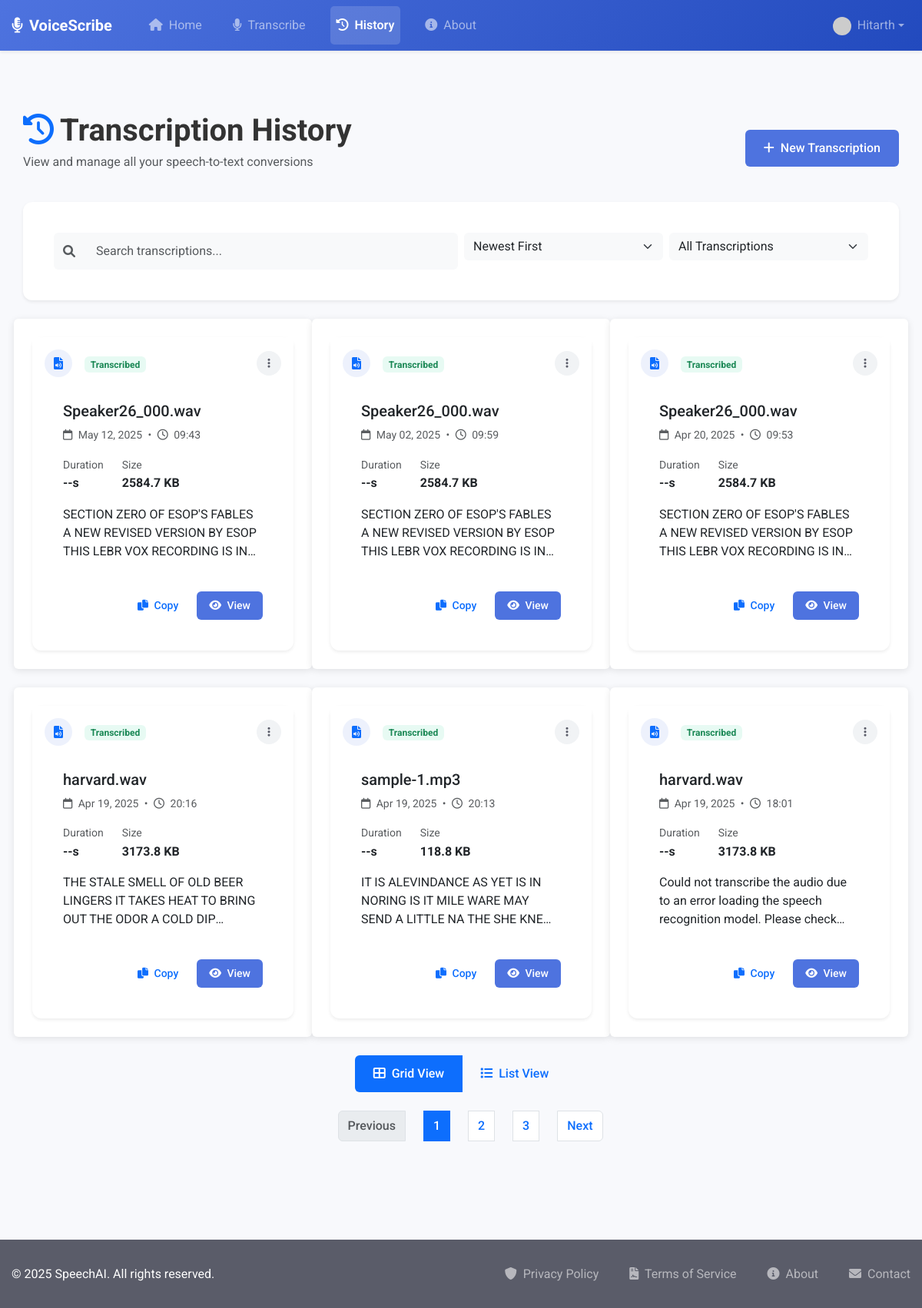
Screenshot of /history (signed in) with the database file from the repository.
### app/models/user.py (models this page shows, shortened)
class User(db.Model, UserMixin):
    __tablename__ = 'users'
    id = db.Column(db.Integer, primary_key=True)
    username = db.Column(db.String(80), unique=True, nullable=False, index=True)
    email = db.Column(db.String(120), unique=True, nullable=False, index=True)
    password_hash = db.Column(db.String(128), nullable=False)
    created_at = db.Column(db.DateTime, default=datetime.utcnow)
    last_login = db.Column(db.DateTime, nullable=True)
    is_active = db.Column(db.Boolean, default=True)
    recordings = db.relationship('Recording', backref='user', lazy='dynamic', cascade='all, delete-orphan')

### app/models/recording.py (models this page shows, shortened)
class Recording(db.Model):
    __tablename__ = 'recordings'
    id = db.Column(db.Integer, primary_key=True)
    filename = db.Column(db.String(255), nullable=False)
    text = db.Column(db.Text, nullable=True)  # Original text field
    transcription = db.Column(db.Text, nullable=True)  # New transcription field
    timestamp = db.Column(db.DateTime, default=datetime.utcnow)
    created_at = db.Column(db.DateTime, default=datetime.utcnow)  # Added for compatibility
    duration = db.Column(db.Float, nullable=True)  # Duration in seconds
    file_size = db.Column(db.Integer, nullable=True)  # Size in bytes
    original_filename = db.Column(db.String(255), nullable=True)  # Added for compatibility
    display_name = db.Column(db.String(255), nullable=True)  # Custom name field
    user_id = db.Column(db.Integer, db.ForeignKey('users.id'), nullable=False)

### app/routes/main.py (the view)
@main_bp.route('/history')
@login_required
def history():
    recordings = Recording.query.filter_by(user_id=current_user.id) \
        .order_by(Recording.timestamp.desc()) \
        .all()
    return render_template('dashboard/history.html', recordings=recordings)

### app/templates/dashboard/history.html (shortened to what this page needs)
{% extends 'base.html' %}
{% block content %}
<div class="container py-5">
    <div class="row mb-4">
        <div class="col">
            <h1 class="fw-bold display-6 mb-1">
                <i class="fas fa-history text-primary me-2"></i>Transcription History
            </h1>
            <p class="text-muted">View and manage all your speech-to-text conversions</p>
        </div>
        <div class="col-auto d-flex align-items-center">
            <a href="{{ url_for('transcribe.index') }}" class="btn btn-primary">
                <i class="fas fa-plus me-2"></i>New Transcription
            </a>
        </div>
    </div>
    <div class="card shadow-sm border-0 rounded-4 mb-4">
        <div class="card-body p-3">
            <div class="row g-2">
                <div class="col-md-6">
                    <div class="input-group">
                        <span class="input-group-text bg-light border-0">
                            <i class="fas fa-search text-muted"></i>
                        </span>
                        <input type="text" id="searchInput" class="form-control bg-light border-0" placeholder="Search transcriptions...">
                    </div>
                </div>
                <div class="col-md-3">
                    <select class="form-select bg-light border-0" id="sortSelect">
                        <option value="newest">Newest First</option>
                    </select>
                </div>
                <div class="col-md-3">
                    <select class="form-select bg-light border-0" id="filterSelect">
                        <option value="all">All Transcriptions</option>
                    </select>
                </div>
            </div>
        </div>
    </div>
    {% if recordings %}
    <div id="recordingsGrid" class="row g-4">
        {% for recording in recordings %}
        <div class="col-md-6 col-lg-4 recording-item"
             data-name="{{ recording.display_name or recording.filename or 'Untitled Recording' }}"
             data-date="{{ recording.timestamp.strftime('%Y-%m-%d %H:%M') }}"
             data-has-text="{{ 'true' if recording.text else 'false' }}">
            <div class="card h-100 border-0 shadow-sm hover-lift rounded-4 recording-card">
                <div class="card-header border-0 bg-white p-3 pb-0">
                    <div class="d-flex justify-content-between align-items-center">
                        <div class="d-flex align-items-center">
                            <div class="recording-icon me-3 rounded-circle bg-{{ 'primary' if recording.text else 'light' }}-soft p-2">
                                <i class="fas fa-file-audio text-{{ 'primary' if recording.text else 'muted' }}"></i>
                            </div>
                            <div class="recording-badge">
                                {% if recording.text %}
                                <span class="badge bg-success-soft text-success">Transcribed</span>
                                {% else %}
                                <span class="badge bg-warning-soft text-warning">Pending</span>
                                {% endif %}
                            </div>
                        </div>
                        <div class="dropdown">
                            <button class="btn btn-sm btn-icon" type="button" id="dropdownMenu{{ recording.id }}" data-bs-toggle="dropdown" aria-expanded="false">
                                <i class="fas fa-ellipsis-v"></i>
                            </button>
                        </div>
                    </div>
                </div>
                <div class="card-body p-3">
                    <h5 class="card-title mb-2 text-truncate">
                        {{ recording.display_name or recording.filename or 'Untitled Recording' }}
                    </h5>
                    <div class="small text-muted mb-3">
                        <i class="far fa-calendar me-1"></i> {{ recording.timestamp.strftime('%b %d, %Y') }}
                        <span class="mx-1">•</span>
                        <i class="far fa-clock me-1"></i> {{ recording.timestamp.strftime('%H:%M') }}
                    </div>
                    <div class="d-flex mb-3">
                        <div class="me-4">
                            <div class="small text-muted">Duration</div>
                            <div class="fw-bold">{{ recording.duration|default('--', true) }}s</div>
                        </div>
                        <div>
                            <div class="small text-muted">Size</div>
                            <div class="fw-bold">{{ (recording.file_size / 1024)|round(1)|default('--', true) }} KB</div>
                        </div>
                    </div>
                    <div class="text-preview">
                        {% if recording.text %}
                        <p id="text-{{ recording.id }}" class="mb-0 text-truncate-3">{{ recording.text }}</p>
                        {% else %}
                        <p class="mb-0 text-muted fst-italic">No transcription available</p>
                        {% endif %}
                    </div>
                </div>
                <div class="card-footer border-0 bg-white p-3 pt-0">
                    <div class="d-flex justify-content-end gap-2">
                        {% if recording.text %}
                        <button class="btn btn-sm btn-outline-primary" onclick="copyToClipboard('text-{{ recording.id }}')">
                            <i class="fas fa-copy me-1"></i> Copy
                        </button>
                        {% endif %}
                        <a href="{{ url_for('main.view_recording', recording_id=recording.id) }}" class="btn btn-sm btn-primary">
                            <i class="fas fa-eye me-1"></i> View
                        </a>
                    </div>
                </div>
            </div>
        </div>
        {% endfor %}
    </div>
    <div class="text-center mt-4">
        <div class="btn-group" role="group">
            <button type="button" class="btn btn-outline-primary active" id="gridViewBtn">
                <i class="fas fa-th-large me-1"></i> Grid View
            </button>
            <button type="button" class="btn btn-outline-primary" id="listViewBtn">
                <i class="fas fa-list me-1"></i> List View
            </button>
        </div>
    </div>
    <nav aria-label="Transcription pagination" class="mt-4">
        <ul class="pagination justify-content-center">
            <li class="page-item disabled">
                <a class="page-link" href="#" tabindex="-1" aria-disabled="true">Previous</a>
            </li>
            <li class="page-item active"><a class="page-link" href="#">1</a></li>
            <li class="page-item"><a class="page-link" href="#">2</a></li>
            <li class="page-item"><a class="page-link" href="#">3</a></li>
            <li class="page-item">
                <a class="page-link" href="#">Next</a>
            </li>
        </ul>
    </nav>
    {% endif %}
</div>
{% endblock %}

### app/templates/partials/navbar.html (shortened to what this page needs)
<nav class="navbar navbar-expand-lg navbar-dark bg-gradient-primary sticky-top shadow-sm">
  <div class="container">
    <a class="navbar-brand d-flex align-items-center" href="{{ url_for('main.index') }}">
      <i class="fas fa-microphone-alt me-2"></i>
      <span class="fw-bold">VoiceScribe</span>
    </a>
    <div class="collapse navbar-collapse" id="navbarMain">
      <ul class="navbar-nav me-auto mb-2 mb-lg-0">
        <li class="nav-item">
          <a class="nav-link {% if request.endpoint == 'main.index' %}active{% endif %}"
             href="{{ url_for('main.index') }}">
            <i class="fas fa-home me-1"></i> Home
          </a>
        </li>
        {% if current_user.is_authenticated %}
        <li class="nav-item">
          <a class="nav-link {% if request.endpoint == 'transcribe.index' %}active{% endif %}"
             href="{{ url_for('transcribe.index') }}">
            <i class="fas fa-microphone me-1"></i> Transcribe
          </a>
        </li>
        <li class="nav-item">
          <a class="nav-link {% if request.endpoint == 'main.history' %}active{% endif %}"
             href="{{ url_for('main.history') }}">
            <i class="fas fa-history me-1"></i> History
          </a>
        </li>
        {% endif %}
        <li class="nav-item">
          <a class="nav-link {% if request.endpoint == 'main.about' %}active{% endif %}"
             href="{{ url_for('main.about') }}">
            <i class="fas fa-info-circle me-1"></i> About
          </a>
        </li>
      </ul>
      <ul class="navbar-nav ms-auto">
        {% if current_user.is_authenticated %}
          <li class="nav-item dropdown">
            <a class="nav-link dropdown-toggle d-flex align-items-center" href="#" id="userDropdown"
               role="button" data-bs-toggle="dropdown" aria-expanded="false">
              <div class="avatar-sm me-2">
                <img src="https://www.gravatar.com/avatar/{{ current_user.email|lower|trim|md5 }}?s=24&d=identicon"
                     class="rounded-circle" alt="Profile Picture">
              </div>
              <span>{{ current_user.username }}</span>
            </a>
          </li>
        {% endif %}
      </ul>
    </div>
  </div>
</nav>

### app/static/css/style.css (style rules this page uses)
:root { --primary-color: #4a6cf7; --secondary-color: #2ecc71; --accent-color: #f39c12; --danger-color: #e74c3c; --dark-color: #2c3e50; --light-color: #f8f9fa; --gray-color: #95a5a6; --text-color: #333; --border-radius: 6px; --box-shadow: 0 2px 10px rgba(0, 0, 0, 0.1); --transition: all 0.3s ease; }
* { margin: 0; padding: 0; box-sizing: border-box; }
body { font-family: 'Roboto', sans-serif; line-height: 1.6; color: var(--text-color); background-color: #f5f7fa; min-height: 100vh; display: flex; flex-direction: column; }
.container { width: 100%; max-width: 1200px; margin: 0 auto; padding: 0 15px; }
h1, h2, h3, h4, h5, h6 { margin-bottom: 0.5rem; font-weight: 500; line-height: 1.2; }
h1 { font-size: 2.5rem; }
p { margin-bottom: 1rem; }
a { color: var(--primary-color); text-decoration: none; transition: var(--transition); }
nav ul { display: flex; list-style: none; }
nav ul li { margin-left: 1.5rem; }
nav ul li a { color: var(--dark-color); font-weight: 500; }
.btn { display: inline-block; padding: 0.75rem 1.5rem; border-radius: var(--border-radius); font-weight: 500; text-align: center; cursor: pointer; transition: var(--transition); border: none; font-size: 1rem; }
.btn-primary { background-color: var(--primary-color); color: #fff; }
.btn-sm { padding: 0.5rem 1rem; font-size: 0.875rem; }
.btn-icon { padding: 0.5rem; border-radius: 50%; width: 36px; height: 36px; display: inline-flex; align-items: center; justify-content: center; background-color: #f1f3f5; color: var(--dark-color); border: none; cursor: pointer; transition: var(--transition); }
.form-control { display: block; width: 100%; padding: 0.75rem 1rem; font-size: 1rem; line-height: 1.5; color: var(--text-color); background-color: #fff; border: 1px solid #ced4da; border-radius: var(--border-radius); transition: var(--transition); }
.card { background-color: #fff; border-radius: var(--border-radius); box-shadow: var(--box-shadow); padding: 1.5rem; margin-bottom: 1.5rem; }
.card-header { margin: -1.5rem -1.5rem 1rem; padding: 1rem 1.5rem; background-color: rgba(0, 0, 0, 0.03); border-bottom: 1px solid rgba(0, 0, 0, 0.125); font-weight: 500; }
.recording-item { background-color: #fff; border-radius: var(--border-radius); box-shadow: var(--box-shadow); padding: 1.5rem; transition: var(--transition); }

### app/templates/dashboard/history.html (style rules this page uses)
.hover-lift { transition: transform 0.2s ease, box-shadow 0.2s ease; }
.rounded-4 { border-radius: 0.75rem !important; }
.text-truncate-3 { display: -webkit-box; -webkit-line-clamp: 3; -webkit-box-orient: vertical; overflow: hidden; line-height: 1.5; max-height: 4.5em; }
.bg-primary-soft { background-color: rgba(78, 115, 223, 0.1); }
.bg-success-soft { background-color: rgba(28, 200, 138, 0.1); }
.btn-icon { width: 2rem; height: 2rem; padding: 0; display: inline-flex; align-items: center; justify-content: center; border-radius: 50%; }
.recording-icon { width: 36px; height: 36px; display: flex; align-items: center; justify-content: center; }

### app/templates/base.html (style rules this page uses)
:root { --primary-color: #4e73df; --primary-dark: #224abe; --secondary-color: #6c757d; --success-color: #1cc88a; --info-color: #36b9cc; --warning-color: #f6c23e; --danger-color: #e74a3b; --light-color: #f8f9fc; --dark-color: #5a5c69; }
body { font-family: 'Roboto', sans-serif; display: flex; flex-direction: column; min-height: 100vh; background-color: #f8f9fc; }
.bg-gradient-primary { background: linear-gradient(135deg, var(--primary-color) 0%, var(--primary-dark) 100%); }
.shadow-sm { box-shadow: 0 0.125rem 0.25rem rgba(0, 0, 0, 0.075) !important; }

### app/templates/partials/navbar.html (style rules this page uses)
.bg-gradient-primary { background: linear-gradient(135deg, #4e73df 0%, #224abe 100%); }
.navbar { padding-top: 0.5rem; padding-bottom: 0.5rem; }
.navbar-brand { font-size: 1.25rem; }
.nav-link { position: relative; padding: 0.75rem 1rem; transition: all 0.2s ease; }
.nav-link.active { background-color: rgba(255, 255, 255, 0.15); border-radius: 5px; font-weight: 600; }
.avatar-sm img { width: 24px; height: 24px; }

### rows the page displays
User: username "Hitarth"
Recording: shows "Transcribed", display_name "Speaker26_000.wav", timestamp "May 12, 2025", timestamp "09:43", duration "--", (recording.file_size/1024)|round(1)|default('--',true) "2584.7", text "SECTION ZERO OF ESOP'S FABLES A NEW REVISED VERSION BY ESOP THIS LEBR VOX RECORDING IS…"
Recording: shows "Transcribed", display_name "Speaker26_000.wav", timestamp "May 02, 2025", timestamp "09:59", duration "--", (recording.file_size/1024)|round(1)|default('--',true) "2584.7", text "SECTION ZERO OF ESOP'S FABLES A NEW REVISED VERSION BY ESOP THIS LEBR VOX RECORDING IS…"
Recording: shows "Transcribed", display_name "Speaker26_000.wav", timestamp "Apr 20, 2025", timestamp "09:53", duration "--", (recording.file_size/1024)|round(1)|default('--',true) "2584.7", text "SECTION ZERO OF ESOP'S FABLES A NEW REVISED VERSION BY ESOP THIS LEBR VOX RECORDING IS…"
Recording: shows "Transcribed", display_name "harvard.wav", timestamp "Apr 19, 2025", timestamp "20:16", duration "--", (recording.file_size/1024)|round(1)|default('--',true) "3173.8", text "THE STALE SMELL OF OLD BEER LINGERS IT TAKES HEAT TO BRING OUT THE ODOR A COLD…"
Recording: shows "Transcribed", display_name "sample-1.mp3", timestamp "Apr 19, 2025", timestamp "20:13", duration "--", (recording.file_size/1024)|round(1)|default('--',true) "118.8", text "IT IS ALEVINDANCE AS YET IS IN NORING IS IT MILE WARE MAY SEND A LITTLE NA THE SHE…"
Recording: shows "Transcribed", display_name "harvard.wav", timestamp "Apr 19, 2025", timestamp "18:01", duration "--", (recording.file_size/1024)|round(1)|default('--',true) "3173.8", text "Could not transcribe the audio due to an error loading the speech recognition model. Please…"
